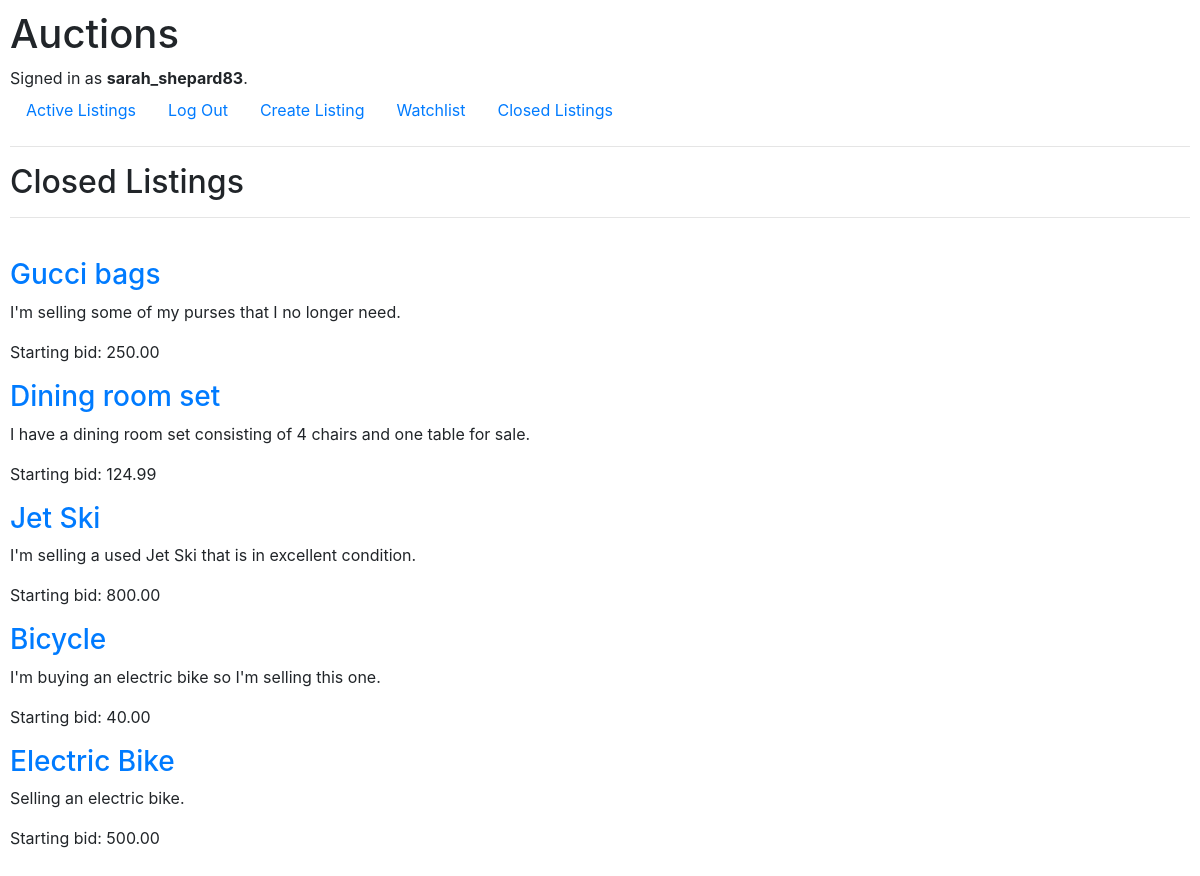
The app's page /closed-listings (signed in) with its own data.
### auctions/models.py (models this page shows, shortened)
class User(AbstractUser):
    pass

class Listing(models.Model):
    title = models.CharField(max_length=200)
    description = models.TextField()
    starting_bid = models.DecimalField(max_digits=10, decimal_places=2)
    image_url = models.URLField(blank=True, null=True)
    category = models.CharField(max_length=50, blank=True, null=True)
    user = models.ForeignKey(User, on_delete=models.CASCADE)
    winner = models.ForeignKey(User, on_delete=models.SET_NULL, null=True, related_name='won_listings')
    active = models.BooleanField(default=True)

### auctions/views.py (the view)
# urls.py: path("closed-listings", views.closed_listings, name="closed-listings"),
@login_required
def closed_listings(request):
    closed_listings = Listing.objects.filter(active=False)  # This line filters closed listings
    return render(request, "auctions/closed-listings.html", {'listings': closed_listings})

### auctions/templates/auctions/closed-listings.html (shortened to what this page needs)
{% extends "auctions/layout.html" %}
{% block body %}
    <h2>Closed Listings</h2>
    <hr>
    <br>
<div class="listings">
    {% for listing in listings %}
    <div class="listing">
        <h3><a href="{% url 'listing' listing.id %}">{{ listing.title }}</a></h3>
        <p>{{ listing.description }}</p>
        <p>Starting bid: {{ listing.starting_bid }}</p>
    </div>
    {% endfor %}
</div>
{% endblock %}

### auctions/templates/auctions/layout.html (shortened to what this page needs)
{% load static %}
<!DOCTYPE html>
<html lang="en">
    <head>
        <link rel="stylesheet" href="https://stackpath.bootstrapcdn.com/bootstrap/4.4.1/css/bootstrap.min.css">
        <link href="{% static 'auctions/styles.css' %}" rel="stylesheet">
    </head>
    <body>
        <h1>Auctions</h1>
        <div>
            {% if user.is_authenticated %}
                Signed in as <strong>{{ user.username }}</strong>.
            {% else %}
                Not signed in.
            {% endif %}
        </div>
        <ul class="nav">
            <li class="nav-item">
                <a class="nav-link" href="{% url 'index' %}">Active Listings</a>
            </li>
            {% if user.is_authenticated %}
                <li class="nav-item">
                    <a class="nav-link" href="{% url 'logout' %}">Log Out</a>
                </li>
                <li class="nav-item">
                    <a class="nav-link" href="{% url 'create-listing' %}">Create Listing</a>
                </li>
                <li class="nav-item">
                    <a class="nav-link" href="{% url 'watchlist' %}">Watchlist</a>
                </li>
                <li class="nav-item">
                    <a class="nav-link" href="{% url 'closed-listings' %}">Closed Listings</a>
                </li>
            {% endif %}
        </ul>
        <hr>
        {% block body %}
        {% endblock %}
    </body>
</html>

### auctions/static/auctions/styles.css (style rules this page uses)
body { padding: 10px; }

### records on screen
User: username "sarah_shepard83"
Listing: title "Gucci bags", description "I'm selling some of my purses that I no longer need.", starting_bid "250.00"
Listing: title "Dining room set", description "I have a dining room set consisting of 4 chairs and one table for sale.", starting_bid "124.99"
Listing: title "Jet Ski", description "I'm selling a used Jet Ski that is in excellent condition.", starting_bid "800.00"
Listing: title "Bicycle", description "I'm buying an electric bike so I'm selling this one.", starting_bid "40.00"
Listing: title "Electric Bike", description "Selling an electric bike.", starting_bid "500.00"
